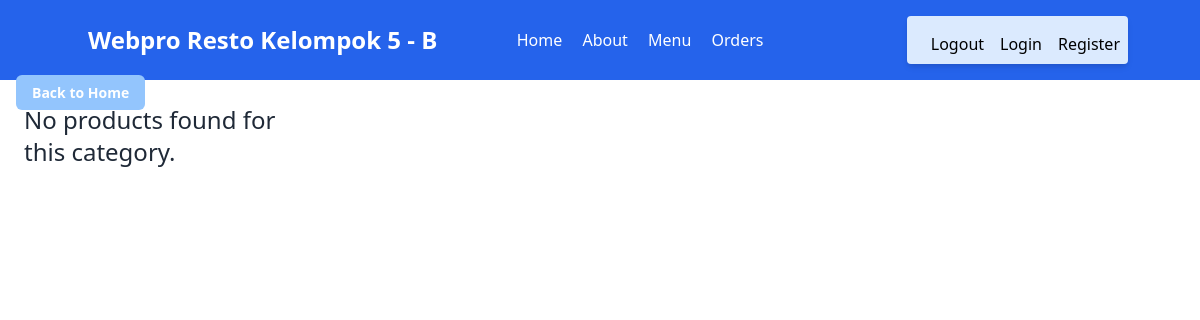
/category.php, run on an earlier commit of the app's database.
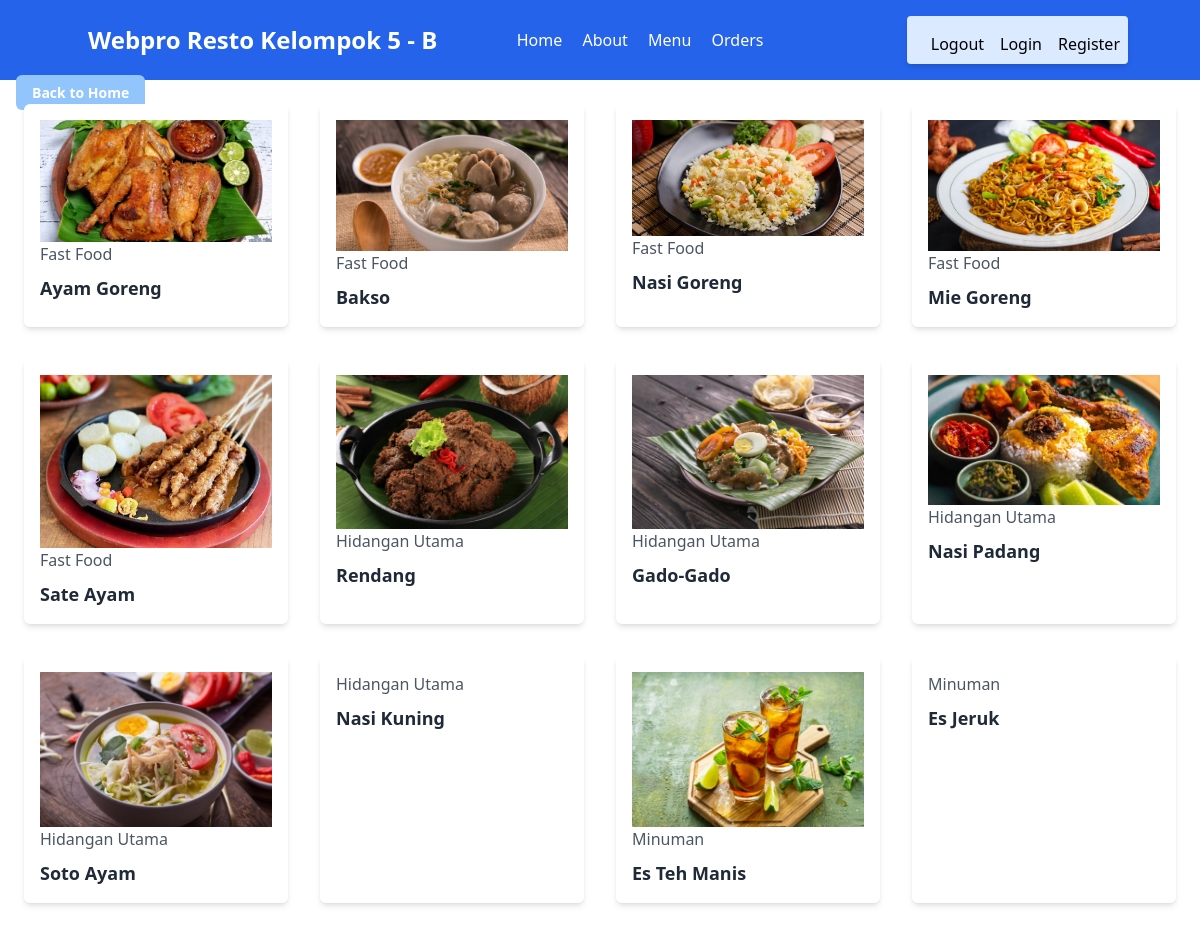
And on a later commit of the database.
### tables this page shows
CREATE TABLE `products` (
  `id` int(100) NOT NULL,
  `name` varchar(100) NOT NULL,
  `category` varchar(100) NOT NULL,
  `deskripsi` varchar(800) NOT NULL,
  `price` int(10) NOT NULL,
  `image` varchar(100) NOT NULL
);

### category.php (the view, shortened to what this page needs)
<?php
include 'components/connect.php';
if (isset($_GET['category'])) {
    $category = $_GET['category'];
} else {
    $category = null;
}
$select_products = $conn->prepare("SELECT * FROM `products`" . ($category ? " WHERE category = :category" : "") . " LIMIT 12");
$select_products->execute();
?>
<!DOCTYPE html>
<html lang="en">
<head>
    <link href="https://cdn.jsdelivr.net/npm/tailwindcss@2.2.15/dist/tailwind.min.css" rel="stylesheet">
</head>
<body>
    <?php include 'components/user_header.php'; ?>
    <?php include 'components/back_to_home.php'; ?>
    <div class="grid grid-cols-1 sm:grid-cols-2 md:grid-cols-3 lg:grid-cols-4 gap-8 px-6 mb-10">
        <?php
        if ($select_products->rowCount() > 0) {
            while ($fetch_products = $select_products->fetch(PDO::FETCH_ASSOC)) {
                ?>
        <form action="" method="post" class="relative bg-white p-4 shadow-md rounded-md">
            <img src="resto-images/<?= $fetch_products['image']; ?>" alt="">
            <a href="category.php?category=<?= $fetch_products['category']; ?>" class="text-gray-600">
                <?= $fetch_products['category']; ?>
            </a>
            <div class="text-lg font-semibold text-gray-800 mt-2"><?= $fetch_products['name']; ?></div>
        </form>
        <?php
            }
        } else {
            echo '<p class="text-2xl text-gray-800">No products found for this category.</p>';
        }
        ?>
    </div>
</body>
</html>

### components/user_header.php (shortened to what this page needs)
<header class="bg-blue-600 p-4">
    <section class="container mx-auto flex items-center justify-between">
        <a href="home.php" class="text-2xl font-bold text-white">Webpro Resto Kelompok 5 - B</a>
        <div class="hidden md:flex md:items-center">
            <nav class="text-center md:text-left">
                <a href="home.php" class="text-white hover:underline p-2 text-sm md:text-base">Home</a>
                <a href="about.php" class="text-white hover:underline p-2 text-sm md:text-base">About</a>
                <a href="menu.php" class="text-white hover:underline p-2 text-sm md:text-base">Menu</a>
                <a href="orders.php" class="text-white hover:underline p-2 text-sm md:text-base">Orders</a>
            </nav>
            <a href="search.php" class="text-white hover:text-gray-200 p-3"><i class="fas fa-search"></i></a>
            <a href="cart.php" class="text-white hover:text-gray-200 p-3"><i class="fa fa-shopping-basket"></i></a>
        </div>
        <div id="userDropdown"
            class="relative right-1 left-4 hidden sm:flex md:flex sm:flex-col md:flex-row md:items-center sm:space-y-2 md:space-x-4 bg-blue-100 text-black rounded shadow-md p-2">
            <a href="components/user_logout.php" onclick="return confirm('Logout from this website?');"
                class="text-red hover:underline ">Logout</a>
            <a href="login.php" class="hover:underline">Login</a>
            <a href="register.php" class="hover:underline">Register</a>
        </div>
    </section>
</header>

### components/back_to_home.php
<a href="home.php"
    class="bg-blue-300 text-white py-2 px-4 rounded-md text-sm font-semibold hover:bg-blue-400 transition-all duration-300 ml-4">
    Back to Home
</a>

What changed in the data, as far as the page shows it:
added products: image (picture), category "Fast Food", name "Ayam Goreng"
added products: image (picture), category "Fast Food", name "Bakso"
added products: image (picture), category "Fast Food", name "Nasi Goreng"
added products: image (picture), category "Fast Food", name "Mie Goreng"
added products: image (picture), category "Fast Food", name "Sate Ayam"
added products: image (picture), category "Hidangan Utama", name "Rendang"
added products: image (picture), category "Hidangan Utama", name "Gado-Gado"
added products: image (picture), category "Hidangan Utama", name "Nasi Padang"
added products: image (picture), category "Hidangan Utama", name "Soto Ayam"
added products: category "Hidangan Utama", name "Nasi Kuning"
added products: image (picture), category "Minuman", name "Es Teh Manis"
added products: category "Minuman", name "Es Jeruk"
Also different on the page:
text no longer shown: "No products found for this category."
